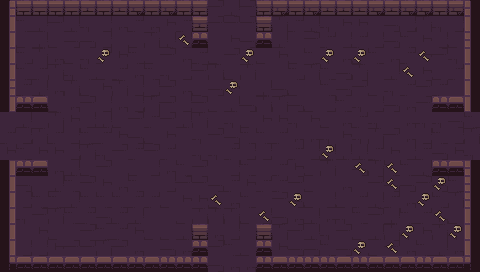

The image is a tile-based game level rendered from a .tmx file. Its description and source (layers, tilesets, objects; grid data summarised) follow:
An orthogonal 30x17 tile map with 16x16 px tiles, 6 tile layers (ground, dressing, decor, walls, ...) and 16 objects (10x PROP, 5x ENTRY, ENEMY).

<map version="1.10" tiledversion="1.10.2" orientation="orthogonal" renderorder="right-down" width="30" height="17" tilewidth="16" tileheight="16" infinite="0" nextlayerid="8" nextobjectid="17">
 <tileset firstgid="1" name="dungeon" tilewidth="16" tileheight="16" tilecount="100" columns="10">
  <image source="../../../gfx/tiles/depths/dungeon_tileset.png" width="160" height="160" />
 </tileset>
 <layer id="1" name="ground" width="30" height="17">
  <data>[510 cells, 510 non-empty, 12 distinct tile ids]</data>
 </layer>
 <layer id="2" name="dressing" width="30" height="17">
  <data>[510 cells, 22 non-empty, 2 distinct tile ids]</data>
 </layer>
 <layer id="3" name="decor" width="30" height="17">
  <data>[510 cells, 0 non-empty, 0 distinct tile ids]</data>
 </layer>
 <layer id="4" name="walls" width="30" height="17">
  <data>[510 cells, 78 non-empty, 18 distinct tile ids]</data>
 </layer>
 <layer id="5" name="props" width="30" height="17">
  <data>[510 cells, 16 non-empty, 7 distinct tile ids]</data>
 </layer>
 <layer id="6" name="overhead" width="30" height="17">
  <data>[510 cells, 0 non-empty, 0 distinct tile ids]</data>
 </layer>
 <objectgroup id="7" name="spawns">
  <object id="1" name="UP" type="ENTRY" x="232" y="24" />
  <object id="2" name="DOWN" type="ENTRY" x="232" y="248" />
  <object id="3" name="LEFT" type="ENTRY" x="24" y="136" />
  <object id="4" name="RIGHT" type="ENTRY" x="456" y="136" />
  <object id="5" name="" type="ENTRY" x="248" y="136" />
  <object id="6" name="boss" type="ENEMY" x="248" y="152" />
  <object id="7" name="torch" type="PROP" x="56" y="264" />
  <object id="8" name="torch" type="PROP" x="424" y="264" />
  <object id="9" name="torch" type="PROP" x="8" y="232" />
  <object id="10" name="torch" type="PROP" x="472" y="232" />
  <object id="11" name="torch" type="PROP" x="88" y="264" />
  <object id="12" name="torch" type="PROP" x="392" y="264" />
  <object id="13" name="torch" type="PROP" x="8" y="56" />
  <object id="14" name="torch" type="PROP" x="472" y="56" />
  <object id="15" name="banner" type="PROP" x="120" y="264" />
  <object id="16" name="banner" type="PROP" x="360" y="264" />
 </objectgroup>
</map>
